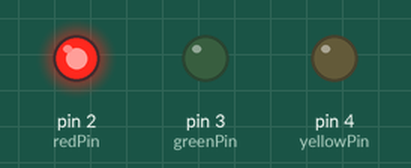
Simulated run of this sketch. Board: Arduino Uno, built with avr-gcc and run on an emulated ATmega328P. Parts: output pins drawn as LEDs (lit = HIGH).

Above: at 0.5 s.
At 2.5 s:
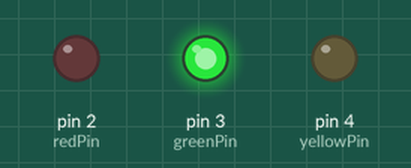
At 4.5 s:
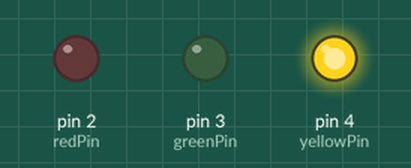
At 5.5 s:
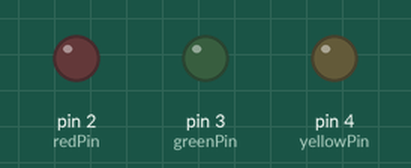
Timing chart, 0 to 7.8 s (numbered marks = the images above):
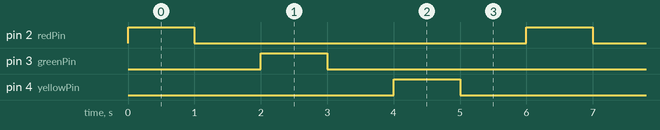

Measured:
- by itself, pin 2 (redPin), pin 3 (greenPin), pin 4 (yellowPin): alternates HIGH for 1.0 s and LOW for 5.0 s
- by itself, everything shown: repeats every 6.0 s, in 6 steps

The sketch:

0429_led____.ino
```cpp
int redPin = 2; // 핀 번호 설정
int greenPin = 3;
int yellowPin = 4;
// 이 코드는 실행시 한번만 실행한다
// 세팅하는 곳
void setup()
{
  // LED를 출력으로 설정한다
  pinMode(redPin, OUTPUT);
  pinMode(greenPin, OUTPUT);
  pinMode(yellowPin, OUTPUT);
}

// 반복하여 일을 실행 시키는 것
void loop()
{
  // LED를 켠다
  digitalWrite(redPin, HIGH);// 출력하라 redPin을 HIGH로 출력하라
  delay(1000); // 1초 기다리기
  // LED를 끈다
  digitalWrite(redPin, LOW); // redPin을 LOW로 출력하라
  delay(1000); // 1초 기다리기
  // LED를 켠다
  digitalWrite(greenPin, HIGH);// 출력하라 redPin을 HIGH로 출력하라
  delay(1000); // 1초 기다리기
  // LED를 끈다
  digitalWrite(greenPin, LOW); // redPin을 LOW로 출력하라
  delay(1000); // 1초 기다리기
  // LED를 켠다
  digitalWrite(yellowPin, HIGH);// 출력하라 redPin을 HIGH로 출력하라
  delay(1000); // 1초 기다리기
  // LED를 끈다
  digitalWrite(yellowPin, LOW); // redPin을 LOW로 출력하라
  delay(1000); // 1초 기다리기
}
```
